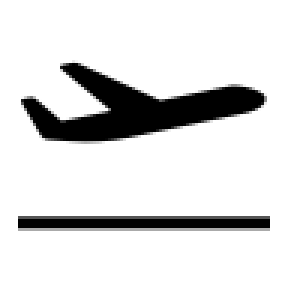
#> input picture plane.png, 96 x 97 px, found by its file name (shown 3 times larger)
$ python timesteps.py
#> lines starting #> are read from the running program, lines starting #| are printed output that depends on the picture
import numpy as np
import matplotlib.pyplot as plt
from matplotlib.animation import FuncAnimation
from matplotlib.offsetbox import OffsetImage, AnnotationBbox

# Setup for the animation
total_steps = 96
max_height = 30000  # in feet for the plane
climb_steps = 15

# Satellite heights
start_height = 210000  # Starting height for the satellite
peak_height = 260000  # Peak height for the satellite in the middle

# Generate the x-axis and y-axis values for the plane
x_values_plane = np.arange(total_steps)
y_values_plane = np.concatenate([
    np.linspace(0, max_height, climb_steps),  # Climb
    np.full(total_steps - 2 * climb_steps, max_height),  # Cruise
    np.linspace(max_height, 0, climb_steps)  # Descent
])

# Circular path for the satellite
radius = (peak_height - start_height) / 2
center_y = start_height + radius
theta = np.linspace(np.pi, 0, total_steps)  # Half-circle from pi to 0
x_values_sat = np.arange(total_steps)
y_values_sat = center_y + radius * np.sin(theta)  # Sinusoidal path for the satellite

# Load the plane and satellite images
plane_img = plt.imread("plane.png")  # Adjust path if necessary
#> plane_img is the input picture: shape (97, 96, 4) float32; mean R, G, B, A 0, 0, 0, 0.138
satellite_img = plt.imread("satellite.png")  # Adjust path if necessary
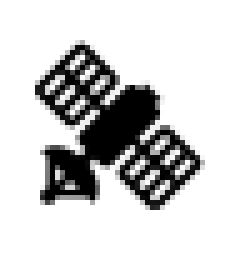
#> input picture satellite.png, 46 x 52 px, found by its file name (shown 5 times larger)
#> satellite_img is the input picture: shape (52, 46, 4) float32; mean R, G, B, A 0.803, 0.803, 0.803, 1

fig, ax = plt.subplots(figsize=(15, 10))
ax.set_xlim(0, total_steps - 1)
ax.set_ylim(0, peak_height + 5000)  # Adjust the y-axis limit to include the satellite's path

# Setting the axis titles
ax.set_xlabel("Time Stamp")
ax.set_ylabel("Altitude (ft)")

# Plotting the lines (initially empty) for both plane and satellite
line_plane, = ax.plot([], [], 'b-', linewidth=2)
line_sat, = ax.plot([], [], 'r-', linewidth=2)  # Red line for the satellite's tail

# Adding the plane (initially without a specific position)
plane_imagebox = OffsetImage(plane_img, zoom=0.45)  # Adjust zoom as necessary
plane_ab = AnnotationBbox(plane_imagebox, (0, 0), frameon=False)
ax.add_artist(plane_ab)

# Adding the satellite (initially without a specific position)
satellite_imagebox = OffsetImage(satellite_img, zoom=0.2)  # Adjust zoom as necessary
satellite_ab = AnnotationBbox(satellite_imagebox, (0, 0), frameon=False)
ax.add_artist(satellite_ab)

# Function to update the animation at each frame
def update(frame):
    # Update the plane's line and position
    line_plane.set_data(x_values_plane[:frame+1], y_values_plane[:frame+1])
    plane_ab.xybox = (x_values_plane[frame], y_values_plane[frame])

    # Update the satellite's line and position
    line_sat.set_data(x_values_sat[:frame+1], y_values_sat[:frame+1])
    satellite_ab.xybox = (x_values_sat[frame], y_values_sat[frame])

    return line_plane, plane_ab, line_sat, satellite_ab,

# Initialize the animation
def init():
    # Initialize the lines
    line_plane.set_data([], [])
    line_sat.set_data([], [])
    return line_plane, plane_ab, line_sat, satellite_ab,

# Create the animation
ani = FuncAnimation(fig, update, frames=total_steps, init_func=init, blit=True, interval=100)

# Save the animation
ani.save('mission_time_with_trail_and_satellite.mp4', writer='ffmpeg', fps=5)  # Adjust fps as necessary
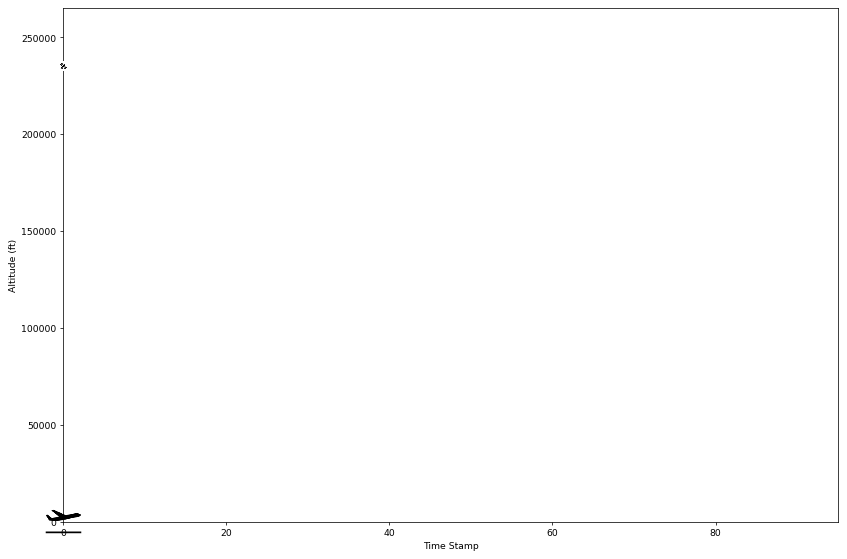
#> figure drawn by matplotlib, 1 panel
#> figure, not shown here; curve peaks at x = 9, y = 19285.7; curve peaks at x = 9, y = 242331.3
#> figure, not shown here; curve peaks at x = 10, y = 21428.6; curve peaks at x = 10, y = 243117.5
#> figure, not shown here; curve peaks at x = 11, y = 23571.4; curve peaks at x = 11, y = 243894.8
#> figure, not shown here; curve peaks at x = 12, y = 25714.3; curve peaks at x = 12, y = 244662.5
#> figure, not shown here; curve peaks at x = 13, y = 27857.1; curve peaks at x = 13, y = 245419.5
#> figure, not shown here; curve peaks at x = 14, y = 30000; curve peaks at x = 14, y = 246165.2
#> figure, not shown here; curve peaks at x = 14, y = 30000; curve peaks at x = 15, y = 246898.7
#> figure, not shown here; curve peaks at x = 14, y = 30000; curve peaks at x = 16, y = 247619.1
#> figure, not shown here; curve peaks at x = 14, y = 30000; curve peaks at x = 17, y = 248325.8
#> figure, not shown here; curve peaks at x = 14, y = 30000; curve peaks at x = 18, y = 249017.9
#> figure, not shown here; curve peaks at x = 14, y = 30000; curve peaks at x = 19, y = 249694.6
#> figure, not shown here; curve peaks at x = 14, y = 30000; curve peaks at x = 20, y = 250355.3
#> figure, not shown here; curve peaks at x = 14, y = 30000; curve peaks at x = 21, y = 250999.2
#> figure, not shown here; curve peaks at x = 14, y = 30000; curve peaks at x = 22, y = 251625.6
#> figure, not shown here; curve peaks at x = 14, y = 30000; curve peaks at x = 23, y = 252233.8
#> figure, not shown here; curve peaks at x = 14, y = 30000; curve peaks at x = 24, y = 252823.2
#> figure, not shown here; curve peaks at x = 14, y = 30000; curve peaks at x = 25, y = 253393.1
#> figure, not shown here; curve peaks at x = 14, y = 30000; curve peaks at x = 26, y = 253942.9
#> figure, not shown here; curve peaks at x = 14, y = 30000; curve peaks at x = 27, y = 254471.9
#> figure, not shown here; curve peaks at x = 14, y = 30000; curve peaks at x = 28, y = 254979.7
#> figure, not shown here; curve peaks at x = 14, y = 30000; curve peaks at x = 29, y = 255465.6
#> figure, not shown here; curve peaks at x = 14, y = 30000; curve peaks at x = 30, y = 255929.2
#> figure, not shown here; curve peaks at x = 14, y = 30000; curve peaks at x = 31, y = 256369.8
#> figure, not shown here; curve peaks at x = 14, y = 30000; curve peaks at x = 32, y = 256787.1
#> figure, not shown here; curve peaks at x = 14, y = 30000; curve peaks at x = 33, y = 257180.6
#> figure, not shown here; curve peaks at x = 14, y = 30000; curve peaks at x = 34, y = 257549.8
#> figure, not shown here; curve peaks at x = 14, y = 30000; curve peaks at x = 35, y = 257894.3
#> figure, not shown here; curve peaks at x = 14, y = 30000; curve peaks at x = 36, y = 258213.9
#> figure, not shown here; curve peaks at x = 14, y = 30000; curve peaks at x = 37, y = 258508
#> figure, not shown here; curve peaks at x = 14, y = 30000; curve peaks at x = 38, y = 258776.4
#> figure, not shown here; curve peaks at x = 14, y = 30000; curve peaks at x = 39, y = 259018.8
#> figure, not shown here; curve peaks at x = 14, y = 30000; curve peaks at x = 40, y = 259235
#> figure, not shown here; curve peaks at x = 14, y = 30000; curve peaks at x = 41, y = 259424.7
#> figure, not shown here; curve peaks at x = 14, y = 30000; curve peaks at x = 42, y = 259587.6
#> figure, not shown here; curve peaks at x = 14, y = 30000; curve peaks at x = 43, y = 259723.7
#> figure, not shown here; curve peaks at x = 14, y = 30000; curve peaks at x = 44, y = 259832.7
#> figure, not shown here; curve peaks at x = 14, y = 30000; curve peaks at x = 45, y = 259914.6

plt.close()  # Close the plot to prevent it from displaying inline if using a Jupyter notebook
